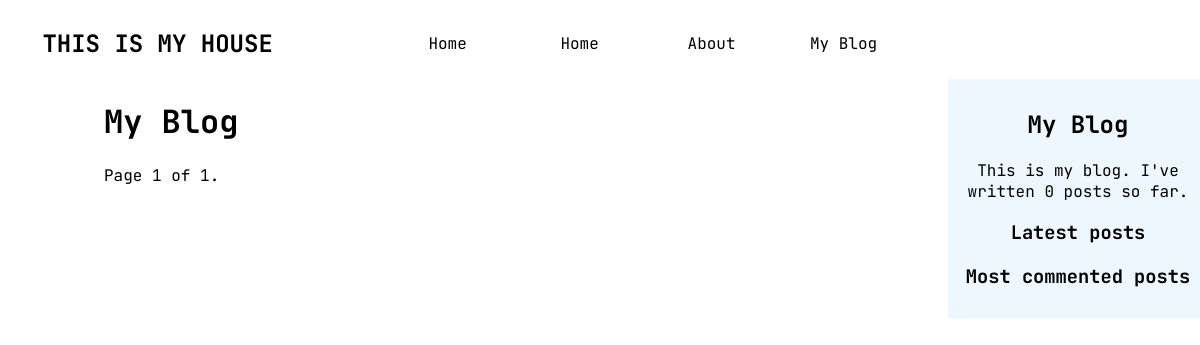
/blog/, run on an earlier commit of the app's database.
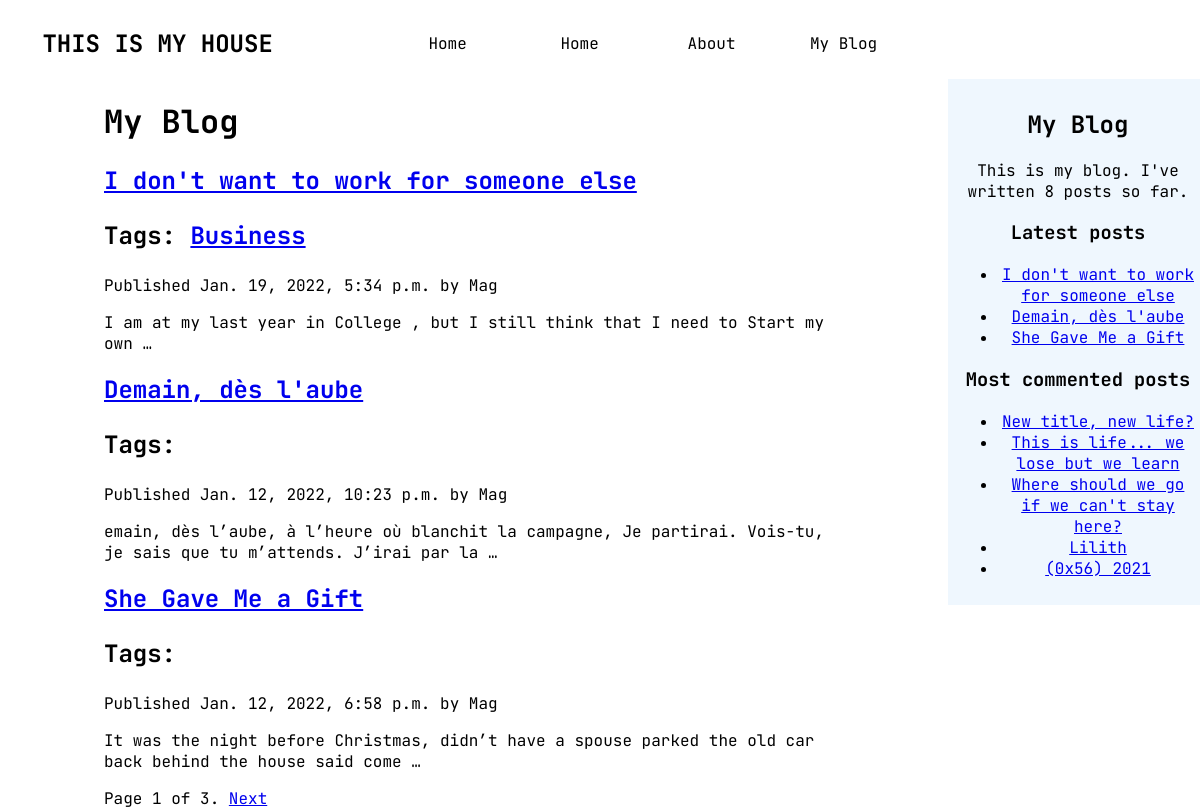
And on a later commit of the database.
### blog/models.py (models this page shows, shortened)
class Post(models.Model):
    STATUS_CHOICES = (
    ('draft', 'Draft'),
    ('published', 'Published'),
    )
    title = models.CharField(max_length=250)
    slug = models.SlugField(max_length=250,
        unique_for_date='publish')
    author = models.ForeignKey(User,
        on_delete=models.CASCADE,
        related_name='blog_posts')
    body = models.TextField()
    publish = models.DateTimeField(default=timezone.now)
    created = models.DateTimeField(auto_now_add=True)
    updated = models.DateTimeField(auto_now=True)
    status = models.CharField(max_length=10,
        choices=STATUS_CHOICES,
        default='draft')
    class Meta:
        ordering = ('-publish',)
    objects = models.Manager()
    published = PublishedManager()
    def get_absolute_url(self):
        return reverse('blog:post_detail',
                        args=[self.publish.year,
                                self.publish.month,
                                self.publish.day, self.slug])
    tags = TaggableManager()

### blog/views.py (the view)
# urls.py: path('', views.post_list, name='post_list'),
def post_list(request, tag_slug=None):
    object_list = Post.published.all()
    tag = None
    if tag_slug:
        tag = get_object_or_404(Tag, slug=tag_slug)
        object_list = object_list.filter(tags__in=[tag])
    paginator = Paginator(object_list, 3) # 3 posts in each page
    page = request.GET.get('page')
    try:
        posts = paginator.page(page)
    except PageNotAnInteger:
        posts = paginator.page(1)
    except EmptyPage:
        posts = paginator.page(paginator.num_pages)
    return render(request, 'blog/post/list.html', {'page': page,
                                                    'posts': posts,
                                                    'tag': tag})

### blog/models.py (called while the page is built)
    def get_queryset(self):
        return super(PublishedManager,
            self).get_queryset()\
                .filter(status='published')

### blog/templatetags/blog_tags.py (called while the page is built)
@register.simple_tag
def total_posts():
    return Post.published.count()

@register.inclusion_tag('blog/post/latest_posts.html')
def show_latest_posts(count=5):
    latest_posts = Post.published.order_by('-publish')[:count]
    return {'latest_posts': latest_posts}

@register.simple_tag
def get_most_commented_posts(count=5):
    return Post.published.annotate(
                total_comments = Count('comments')
           ).order_by('-total_comments')[:count]

### blog/templates/blog/post/list.html (shortened to what this page needs)
{% extends "blog/base.html" %}
{% block content %}
    <h1><b>My Blog</b></h1>
    {% for post in posts %}
        <h2>
            <a href="{{ post.get_absolute_url }}">
                {{ post.title }}
            </a>
            <p class="tags">
                Tags:
                {% for tag in post.tags.all %}
                <a href="{% url "blog:post_list_by_tag" tag.slug %}">
                {{ tag.name }}
                </a>
                {% endfor %}
            </p>
        </h2>
        <p class="date">
            Published {{ post.publish }} by {{ post.author }}
        </p>
        {{ post.body|truncatewords:20|linebreaks }}
    {% endfor %}
    {% include "pagination.html" with page=posts %}
{% endblock %}

### blog/templates/blog/base.html (shortened to what this page needs)
{% load static %}
{% load blog_tags %}
<!DOCTYPE html>
<html style="font-family:'JetBrains Mono', monospace">
<head>
    <link href="{% static 'blog/css/Home.css' %}" rel="stylesheet">
</head>
<body>
    <header >
        <nav class="navMenu">
            <div class="secondary-navigation"><h1> THIS IS MY HOUSE </h1></div>
            <ul id="primary-navigation" class="primary-navigation">
                <li class="active">
                    <a href="#">
                         Home
                    </a>
                </li>
                <li class="active">
                    <a href="#">
                         Home
                    </a>
                </li>
                <li class="active">
                    <a href="#">
                         About
                    </a>
                </li>
                <li class="active">
                    <a href="#">
                         My Blog
                    </a>
                </li>
            </ul>
        </nav>
    </header>
    <div class="container">
    {% block content %}
    {% endblock %}
    </div>
    <div id="sidebar">
        <h2 class="side-text">My Blog</h2>
        <p class="side-text">This is my blog. I've written {%total_posts%} posts so far.</p>
        <h3>Latest posts</h3>
        {% show_latest_posts 3 %}
        <h3>Most commented posts</h3>
        {% get_most_commented_posts as most_commented_posts %}
        <ul>
        {% for post in most_commented_posts %}
        <li>
        <a href="{{ post.get_absolute_url }}">{{ post.title }}</a>
        </li>
        {% endfor %}
        </ul>
    </div>
</body>
</html>

### blog/templates/pagination.html (shortened to what this page needs)
<div class="pagination">
        <span class="step-links">
            <span class="current">
                Page {{ page.number }} of {{ page.paginator.num_pages }}.
            </span>
            {% if page.has_next %}
                <a href="?page={{ page.next_page_number }}">Next</a>
            {% endif %}
        </span>
    </div>

### blog/templates/blog/post/latest_posts.html
<ul>
    {% for post in latest_posts %}
    <li>
    <a href="{{ post.get_absolute_url }}">{{ post.title }}</a>
    </li>
    {% endfor %}
    </ul>

### blog/static/blog/css/Home.css (style rules this page uses)
body { width: 100%; }
header { width: 78%; }
.navMenu { align-content: center; display: flex ; width: auto; overflow: auto; }
.primary-navigation { list-style: none; display: flex; width: auto; justify-content: flex-end; align-content: flex-end; margin: auto; list-style: none; align-items:flex-start }
.secondary-navigation { font-weight: 100; width: auto; margin: auto; display: flex; align-content: flex-start; }
.active { display: flex; float: left; }
nav a { width: 100px; display: block; padding: 1rem; text-decoration: none; color: black; text-align: center; }
#sidebar { float:right; text-align: center; width:20%; padding:10px; background: rgba(195, 223, 252, 0.267); height:100%; }
.container { float: left; margin-left: 6rem; width: 60%; }

What changed in the data, as far as the page shows it:
added Post: title "I don't want to work for someone else", publish "Jan. 19, 2022, 5:34 p.m.", author "Mag", body "I am at my last year in College , but I still think that I need to Start my own …"
now on this page (row unchanged): Tag: name "Business"
added Post: title "Demain, dès l'aube", publish "Jan. 12, 2022, 10:23 p.m.", author "Mag", body "emain, dès l’aube, à l’heure où blanchit la campagne, Je partirai. Vois-tu, je sais que tu m’attends. J’irai par la …"
added Post: title "She Gave Me a Gift", publish "Jan. 12, 2022, 6:58 p.m.", author "Mag", body "It was the night before Christmas, didn’t have a spouse parked the old car back behind the house said come …"
added Post: title "New title, new life?", shown under "Most commented posts"
added Post: title "This is life... we lose but we learn", shown under "Most commented posts"
added Post: title "Where should we go if we can't stay here?", shown under "Most commented posts"
added Post: title "Lilith", shown under "Most commented posts"
added Post: title "(0x56) 2021", shown under "Most commented posts"
Also different on the page:
{{ page.paginator.num_pages }}: "1" → "3"
text no longer shown: "0"
text now shown: "Next 8"
